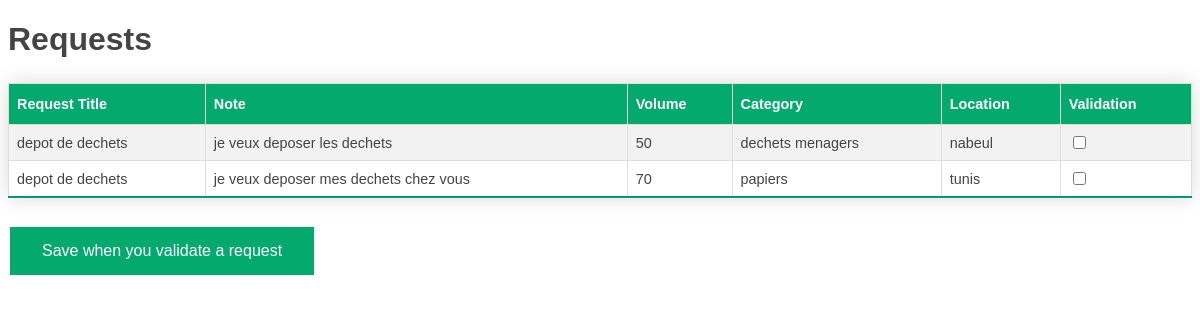
/functions/consulterDemande.php, run on the app's committed database.
### tables this page shows
CREATE TABLE `request` (
  `id` int(11) NOT NULL,
  `req-title` varchar(50) NOT NULL,
  `note` varchar(255) NOT NULL,
  `volume` int(50) NOT NULL,
  `categorie` varchar(50) NOT NULL,
  `location` varchar(50) NOT NULL,
  `isValid` tinyint(1) NOT NULL
);

### functions/consulterDemande.php (the view, shortened to what this page needs)
<?php
include "connection.php";
$req = "SELECT * FROM request where isValid=0";
$res = mysqli_query($idcon, $req);
?>
<!DOCTYPE html>
<html>
<head>
</head>
<body>
    <link href="../assets/css/style.css" rel="stylesheet">
    <h1>Requests</h1>
    <table id="customers" class="styled-table">
        <tr>
            <th>Request Title</th>
            <th>Note</th>
            <th>Volume</th>
            <th>Category</th>
            <th>Location</th>
            <th>Validation</th>
        </tr>
        <?php
        while ($row = mysqli_fetch_assoc($res)) {
        ?>
            <tr>
                <td><?php echo $row["req-title"] ?></td>
                <td><?php echo $row["note"] ?></td>
                <td><?php echo $row["volume"] ?></td>
                <td><?php echo $row["categorie"] ?></td>
                <td><?php echo $row["location"] ?></td>
                <td><form method="POST"><input type="checkbox" name="validation" value="<?php echo $row["id"] ?>"></td>
            </tr>
        <?php } ?>
    </table>
    <button type="submit" name="submit" class="button button1">Save when you validate a request</button>
</body>
</html>

### assets/css/style.css (style rules this page uses)
body { font-family: "Open Sans", sans-serif; color: #444444; }
h1, h2, h3, h4, h5, h6 { font-family: "Raleway", sans-serif; }
#customers { font-family: Arial, Helvetica, sans-serif; border-collapse: collapse; width: 100%; }
#customers td, #customers th { border: 1px solid #ddd; padding: 8px; }
#customers tr:nth-child(even) { background-color: #f2f2f2; }
#customers th { padding-top: 12px; padding-bottom: 12px; text-align: left; background-color: #04AA6D; color: white; }
.button { background-color: #04AA6D; border: none; color: white; padding: 15px 32px; text-align: center; text-decoration: none; display: inline-block; font-size: 16px; margin: 4px 2px; cursor: pointer; -webkit-transition-duration: 0.4s; transition-duration: 0.4s; }

### functions/consulterDemande.php (style rules this page uses)
.styled-table { border-collapse: collapse; margin: 25px 0; font-size: 0.9em; font-family: sans-serif; min-width: 400px; box-shadow: 0 0 20px rgba(0, 0, 0, 0.15); }
.styled-table th, .styled-table td { padding: 12px 15px; }
.styled-table tbody tr { border-bottom: 1px solid #dddddd; }
.styled-table tbody tr:nth-of-type(even) { background-color: #f3f3f3; }
.styled-table tbody tr:last-of-type { border-bottom: 2px solid #009879; }

### data on the page
request: value "depot de dechets", note "je veux deposer les dechets", volume "50", categorie "dechets menagers", location "nabeul"
request: value "depot de dechets", note "je veux deposer mes dechets chez vous", volume "70", categorie "papiers", location "tunis"
